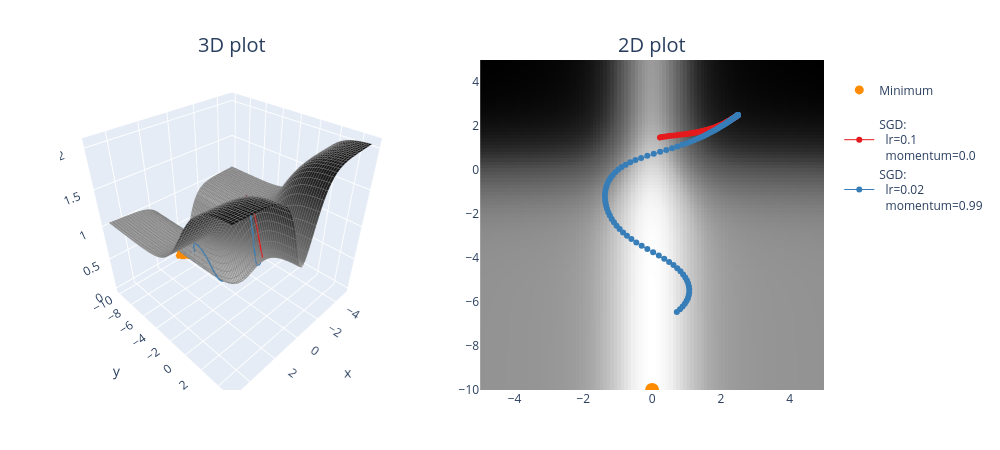

The cell this chart's notebook holds for it:
### Markdown cell above
### Exercise - implement `opt_fn_with_sgd`

> ```yaml
> Difficulty: 🔴🔴🔴⚪⚪
> Importance: 🔵🔵🔵🔵⚪
> 
> You should spend up to 15-20 minutes on this exercise.
> ```

Implement the `opt_fn_with_sgd` function using `torch.optim.SGD`. This function optimizes parameters `(x, y)` (which represent coordinates at which we evaluate a function) using gradient descent on that function value. In other words, this should look just like your optimization loops in previous days' material, except rather than passing in `model.parameters()` to your optimizer, you pass in `(xy,)` (because it needs to be an iterable of parameters, not just a single parameter).

Remember, your update steps `optimizer.step()` will automatically change the values of `xy` inplace - this means that you shouldn't store past values like `xy_list.append(xy)` because then past elements of that list will be modified when `xy` is updated. Instead, you should use something like `xy_list.append(xy.detach().clone())` to make sure you're returning a copy of the tensor, which won't continue to be modified.

We've also provided you with a function `plot_fn_with_points`, which plots a function as well as a list of points produced by functions like the one above. The code below starts from `(2.5, 2.5)` and adds the resulting trajectory of `(x, y)` coordinates to the contour plot. Does it find the minimum? Play with the learning rate and momentum a bit and see how close you can get within 100 iterations.

### Code cell
def opt_fn_with_sgd(
    fn: Callable, xy: Float[Tensor, "2"], lr=0.001, momentum=0.98, n_iters: int = 100
) -> Float[Tensor, "n_iters 2"]:
    """
    Optimize the a given function starting from the specified point.

    xy: shape (2,). The (x, y) starting point.
    n_iters: number of steps.
    lr, momentum: parameters passed to the torch.optim.SGD optimizer.

    Return: (n_iters+1, 2). The (x, y) values, from initial values to values after step `n_iters`.
    """
    # Make sure tensor has requires_grad=True, otherwise it can't be optimized (more on this tomorrow!)
    assert xy.requires_grad

    optimizer = t.optim.SGD((xy, ), lr=lr, momentum=momentum)

    xy_list = [xy.detach().clone()]

    for i in range(n_iters):
        fn(xy[0], xy[1]).backward()
        optimizer.step()
        optimizer.zero_grad()
        xy_list.append(xy.detach().clone())
    
    return t.stack(xy_list)


points = []

optimizer_list = [
    (optim.SGD, {"lr": 0.1, "momentum": 0.0}),
    (optim.SGD, {"lr": 0.02, "momentum": 0.99}),
]

for optimizer_class, params in optimizer_list:
    xy = t.tensor([2.5, 2.5], requires_grad=True)
    xys = opt_fn_with_sgd(pathological_curve_loss, xy=xy, lr=params["lr"], momentum=params["momentum"])
    points.append((xys, optimizer_class, params))
    print(f"{params=}, last point={xys[-1]}")

plot_fn_with_points(pathological_curve_loss, points=points, min_points=[(0, "y_min")])
